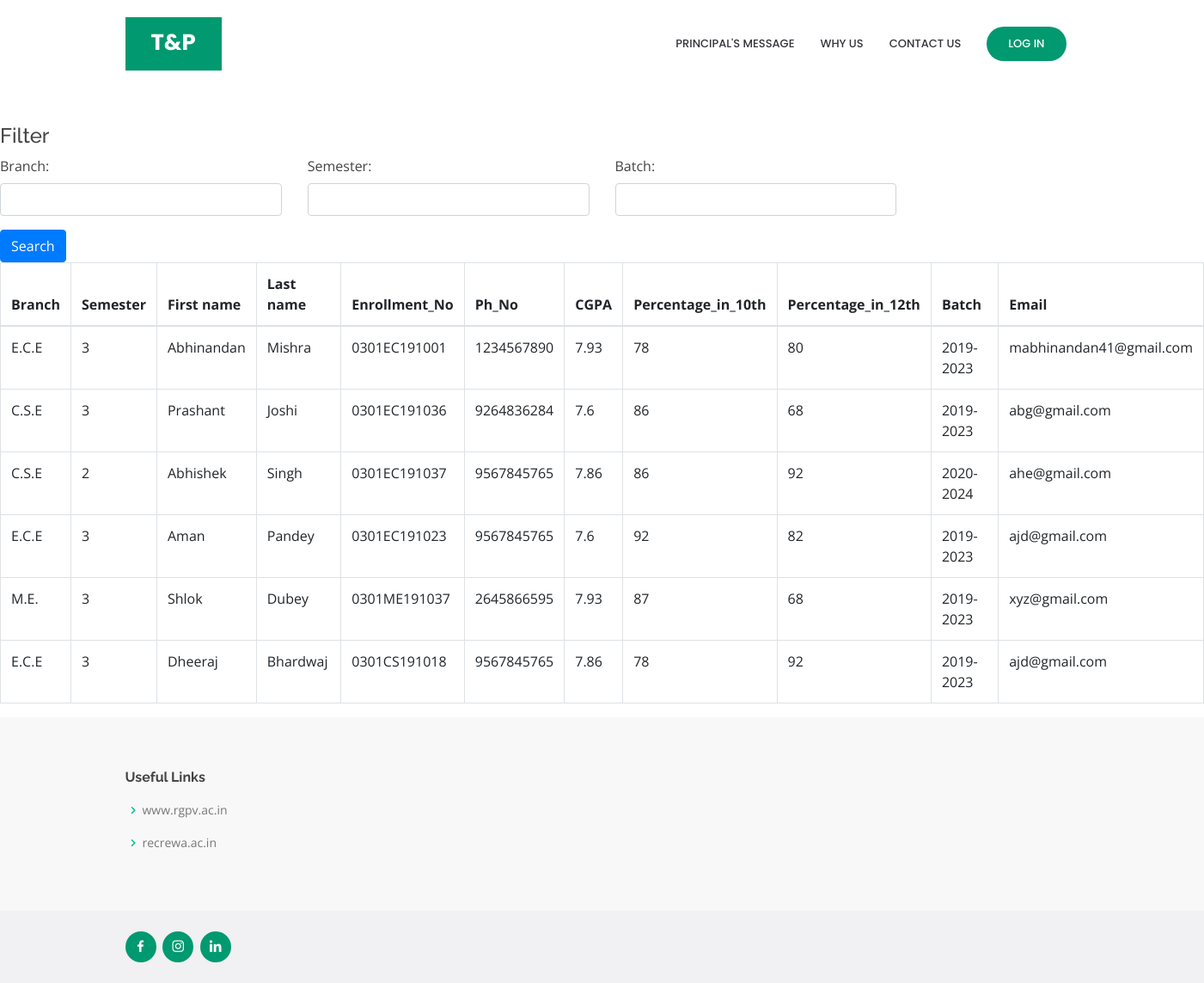
/member/filter-user/, run on the app's committed database.
### member/models.py (models this page shows, shortened)
class Register_Model(models.Model):
    author               = models.ForeignKey(User, on_delete=models.CASCADE)
    first_name           = models.CharField(max_length=120)
    last_name            = models.CharField(max_length=120)
    Enrollment_No        = models.CharField(max_length=120)
    Ph_No                = models.CharField(max_length=120)
    CGPA                 = models.CharField(max_length=120)
    Percentage_in_10th   = models.CharField(max_length=120)
    Percentage_in_12th   = models.CharField(max_length=120)
    Branch               = models.CharField(max_length=120)
    Semester             = models.IntegerField()
    Batch                = models.CharField(max_length=120)
    Email                = models.EmailField()

### member/views.py (the view)
# urls.py: path('filter-user/', search, name='filter',),
def search(request):
    user_list = Register_Model.objects.all()
    user_filter = UserFilter(request.GET, queryset=user_list)
    return render(request, 'user_list.html', {'filter': user_filter})

### templates/user_list.html (shortened to what this page needs)
{% extends "base.html" %}
{% load widget_tweaks %}
{% block content %}
  <form method="get">
    <div class="well">
      <h4 style="margin-top: 0">Filter</h4>
      <div class="row">
        <div class="form-group col-sm-4 col-md-3">
          {{ filter.form.Branch.label_tag }}
          {% render_field filter.form.Branch class="form-control" %}
        </div>
        <div class="form-group col-sm-4 col-md-3">
          {{ filter.form.Semester.label_tag }}
          {% render_field filter.form.Semester class="form-control" %}
        </div>
        <div class="form-group col-sm-4 col-md-3">
          {{ filter.form.Batch.label_tag }}
          {% render_field filter.form.Batch class="form-control" %}
        </div>
      </div>
      <button type="submit" class="btn btn-primary">
         Search
      </button>
    </div>
  </form>
  <table class="table table-bordered">
    <thead>
      <tr>
        <th>Branch</th>
        <th>Semester</th>
        <th>First name</th>
        <th>Last name</th>
        <th>Enrollment_No</th>
        <th>Ph_No</th>
        <th>CGPA</th>
        <th>Percentage_in_10th</th>
        <th>Percentage_in_12th</th>
        <th>Batch</th>
        <th>Email</th>
      </tr>
    </thead>
    <tbody>
      {% for user in filter.qs %}
        <tr>
          <td>{{ user.Branch }}</td>
          <td>{{ user.Semester }}</td>
          <td>{{ user.first_name }}</td>
          <td>{{ user.last_name }}</td>
          <td>{{ user.Enrollment_No }}</td>
          <td>{{ user.Ph_No }}</td>
          <td>{{ user.CGPA }}</td>
          <td>{{ user.Percentage_in_10th }}</td>
          <td>{{ user.Percentage_in_12th }}</td>
          <td>{{ user.Batch }}</td>
          <td>{{ user.Email }}</td>
        </tr>
      {% empty %}
        <tr>
          <td colspan="5">No data</td>
        </tr>
      {% endfor %}
    </tbody>
  </table>
{% endblock content %}

### templates/base.html (shortened to what this page needs)
<!DOCTYPE html>
<html lang="en">
    {% include "head.html" %}
<body>
    {% include "header.html" %}
    {% block content %}
    {% endblock content %}
    {% include "footer.html" %}
</body>
</html>

### templates/head.html (shortened to what this page needs)
{% load static %}
<head>
  <link rel="stylesheet" href="{% static 'vendor/font-awesome/css/font-awesome.min.css'%}"/>
  <link href="{% static 'vendor/bootstrap/css/bootstrap.min.css'%}" rel="stylesheet">
  <link href="{% static 'vendor/icofont/icofont.min.css'%}" rel="stylesheet">
  <link href="{% static 'vendor/boxicons/css/boxicons.min.css'%}" rel="stylesheet">
  <link href="{% static 'vendor/remixicon/remixicon.css'%}" rel="stylesheet">
  <link href="{% static 'vendor/venobox/venobox.css'%}" rel="stylesheet">
  <link href="{% static 'vendor/owl.carousel/assets/owl.carousel.min.css'%}" rel="stylesheet">
  <link href="{% static 'vendor/aos/aos.css'%}" rel="stylesheet">
  <link href="{% static 'css/style.css'%}" rel="stylesheet">
  <link href="{% static 'css/custom.css'%}" rel="stylesheet">
</head>

### templates/header.html (shortened to what this page needs)
{% load static %}
  <header id="header" class="fixed-top d-flex align-items-center">
    <div class="container">
      <div class="header-container d-flex align-items-center">
        <div class="logo mr-auto">
          <h1 class="text-light"><a href="{% url 'index'%}"><span>T&P</span></a></h1>
        </div>
        <nav class="nav-menu d-none d-lg-block">
          <ul>
            <li><a href="{% url 'index'%}#about">Principal's Message</a></li>
            <li><a href="{% url 'index'%}#why-us">Why Us</a></li>
            <li><a href="{% url 'index'%}#contact">Contact Us</a></li>
            {% if user.is_authenticated %}
            <li class="get-started"><a href="{% url 'logout'%}">Logout</a></li>
            {% else %}
            <li class="get-started"><a href="{% url 'login'%}">Log In</a></li>
            {% endif %}
          </ul>
        </nav>
      </div>
    </div>
  </header>

### templates/footer.html
  <footer id="footer">
    <div class="footer-top">
      <div class="container">
        <div class="row">
          <div class="col-lg-2 col-md-6 footer-links">
            <h4>Useful Links</h4>
            <ul>
              <li><i class="bx bx-chevron-right"></i> <a href="https://www.rgpv.ac.in/">www.rgpv.ac.in</a></li>
              <li><i class="bx bx-chevron-right"></i> <a href="http://recrewa.ac.in">recrewa.ac.in</a></li>
            </ul>
          </div>
        </div>
      </div>
    </div>
    <div class="container d-md-flex py-4">
      <div class="social-links text-center text-md-right pt-3 pt-md-0">
        <a href="https://www.facebook.com/Training-And-Placement-Cell-Rewa-Engineering-College-101788225138786/?ti=as" class="facebook"><i class="bx bxl-facebook"></i></a>
        <a href="https://instagram.com/trainingplacementcell_rec?igshid=8fj8iomsamyy" class="instagram"><i class="bx bxl-instagram"></i></a>
        <a href=" https://www.linkedin.com/in/training-and-placement-cell-rewa-engineering-college-57616719a" class="linkedin"><i class="bx bxl-linkedin"></i></a>
      </div>
    </div>
  </footer>

### templates/scripts.html (shortened to what this page needs)
{% load static %}

### static_in_env/css/style.css (style rules this page uses)
body { font-family: "Open Sans", sans-serif; color: #444444; }
a { color: #009970; }
h1, h2, h3, h4, h5, h6 { font-family: "Raleway", sans-serif; }
#header { transition: all 0.5s; z-index: 997; transition: all 0.5s; top: 20px; }
#header .header-container { background: #fff; }
#header .logo { overflow: hidden; padding: 16px 30px 12px 30px; background: #009970; }
#header .logo h1 { font-size: 26px; padding: 0; line-height: 1; font-weight: 700; font-family: "Poppins", sans-serif; }
#header .logo h1 a, #header .logo h1 a:hover { color: #fff; text-decoration: none; }
.nav-menu, .nav-menu * { margin: 0; padding: 0; list-style: none; }
.nav-menu>ul>li { position: relative; white-space: nowrap; float: left; }
.nav-menu a { display: block; position: relative; color: #36343a; padding: 10px 15px; transition: 0.3s; font-size: 13px; font-weight: 500; text-transform: uppercase; font-family: "Poppins", sans-serif; }
.nav-menu .get-started a { background: #009970; color: #fff; border-radius: 50px; margin: 0 15px; padding: 10px 25px; }
.mobile-nav { position: fixed; top: 55px; right: 15px; bottom: 15px; left: 15px; z-index: 9999; overflow-y: auto; background: #fff; transition: ease-in-out 0.2s; opacity: 0; visibility: hidden; border-radius: 10px; padding: 10px 0; }
.mobile-nav * { margin: 0; padding: 0; list-style: none; }
.mobile-nav a { display: block; position: relative; color: #36343a; padding: 10px 20px; font-weight: 500; outline: none; }
.mobile-nav .get-started { text-align: center; }
.mobile-nav .get-started a { background: #009970; color: #fff; border-radius: 50px; margin: 0 15px; padding: 10px 25px; display: inline-block; }
#footer { color: #444444; font-size: 14px; background: #f1f0f2; }
#footer .footer-top { padding: 60px 0 30px 0; background: #f9f8f9; }
#footer .footer-top h4 { font-size: 16px; font-weight: bold; color: #444444; position: relative; padding-bottom: 12px; }
#footer .footer-top .footer-links { margin-bottom: 30px; }
#footer .footer-top .footer-links ul { list-style: none; padding: 0; margin: 0; }
#footer .footer-top .footer-links ul i { padding-right: 2px; color: #00c28e; font-size: 18px; line-height: 1; }
#footer .footer-top .footer-links ul li { padding: 10px 0; display: flex; align-items: center; }
#footer .footer-top .footer-links ul li:first-child { padding-top: 0; }
#footer .footer-top .footer-links ul a { color: #777777; transition: 0.3s; display: inline-block; line-height: 1; }
#footer .social-links a { font-size: 18px; display: inline-block; background: #009970; color: #fff; line-height: 1; padding: 8px 0; margin-right: 4px; border-radius: 50%; text-align: center; width: 36px; height: 36px; transition: 0.3s; }

### data on the page
Register_Model: Branch "E.C.E", Semester "3", first_name "Abhinandan", last_name "Mishra", Enrollment_No "0301EC191001", Ph_No "1234567890", CGPA "7.93", Percentage_in_10th "78", Percentage_in_12th "80", Batch "2019-2023", Email "mabhinandan41@gmail.com"
Register_Model: Branch "C.S.E", Semester "3", first_name "Prashant", last_name "Joshi", Enrollment_No "0301EC191036", Ph_No "9264836284", CGPA "7.6", Percentage_in_10th "86", Percentage_in_12th "68", Batch "2019-2023", Email "abg@gmail.com"
Register_Model: Branch "C.S.E", Semester "2", first_name "Abhishek", last_name "Singh", Enrollment_No "0301EC191037", Ph_No "9567845765", CGPA "7.86", Percentage_in_10th "86", Percentage_in_12th "92", Batch "2020-2024", Email "ahe@gmail.com"
Register_Model: Branch "E.C.E", Semester "3", first_name "Aman", last_name "Pandey", Enrollment_No "0301EC191023", Ph_No "9567845765", CGPA "7.6", Percentage_in_10th "92", Percentage_in_12th "82", Batch "2019-2023", Email "ajd@gmail.com"
Register_Model: Branch "M.E.", Semester "3", first_name "Shlok", last_name "Dubey", Enrollment_No "0301ME191037", Ph_No "2645866595", CGPA "7.93", Percentage_in_10th "87", Percentage_in_12th "68", Batch "2019-2023", Email "xyz@gmail.com"
Register_Model: Branch "E.C.E", Semester "3", first_name "Dheeraj", last_name "Bhardwaj", Enrollment_No "0301CS191018", Ph_No "9567845765", CGPA "7.86", Percentage_in_10th "78", Percentage_in_12th "92", Batch "2019-2023", Email "ajd@gmail.com"

### other printed values
{{ filter.form.Branch.label_tag }} "Branch:"
{{ filter.form.Semester.label_tag }} "Semester:"
{{ filter.form.Batch.label_tag }} "Batch:"
